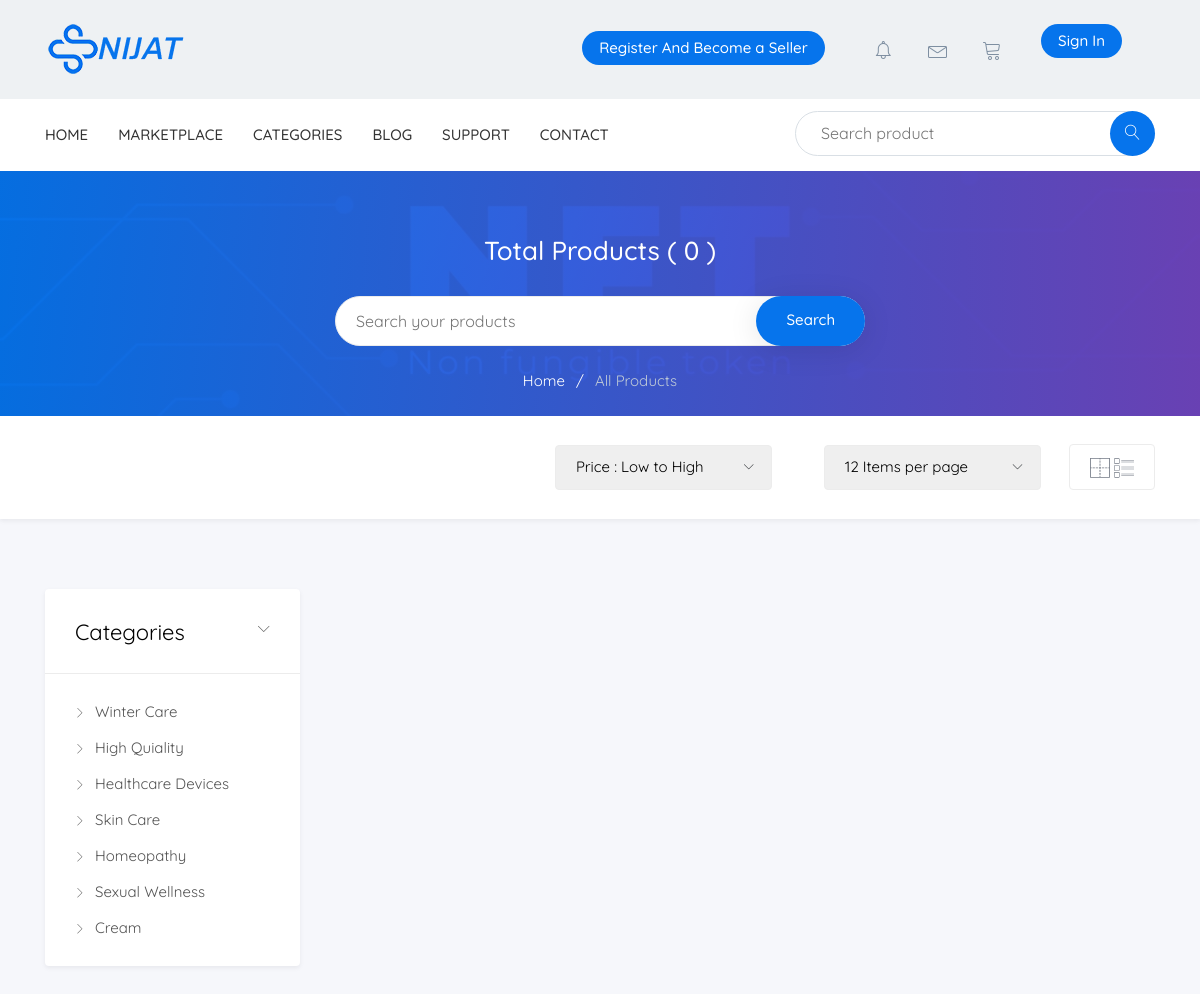
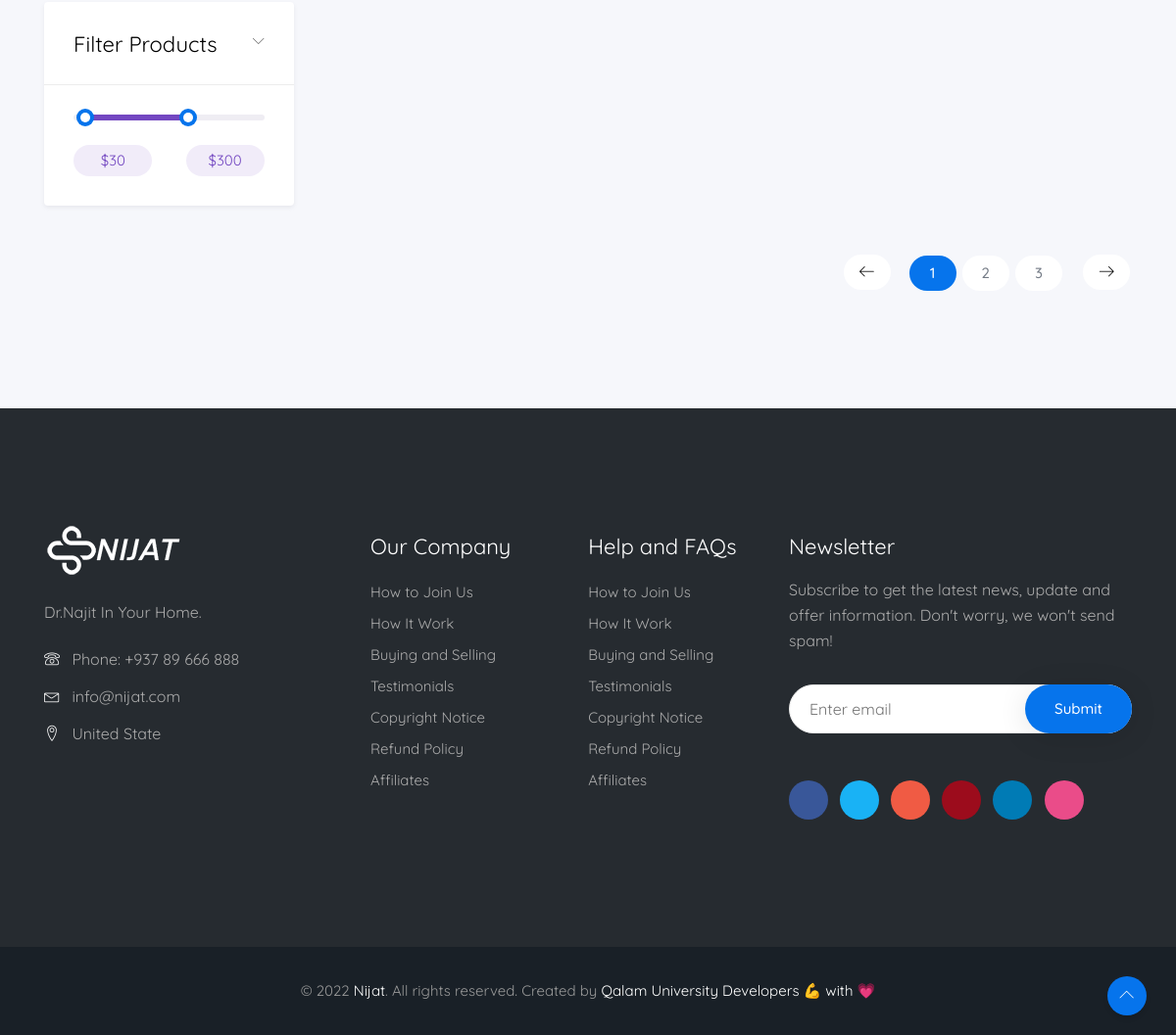
Page /category_products.php?cat_id=32 on the committed database (2 pictures, top to bottom).
### tables this page shows
CREATE TABLE IF NOT EXISTS `category` (
  `cat_id` int(11) NOT NULL AUTO_INCREMENT,
  `cat_name` varchar(255) NOT NULL,
  `cat_image` varchar(255) NOT NULL,
  `cat_total_pro` int(255) NOT NULL DEFAULT '0',
  `status` varchar(255) NOT NULL DEFAULT 'publish',
  `created_at` varchar(255) NOT NULL,
  `created_by` varchar(255) NOT NULL,
  PRIMARY KEY (`cat_id`)
);

### module/category_module.php (the view, shortened to what this page needs)
<aside class="sidebar product--sidebar">
    <div class="sidebar-card card--category">
        <a class="card-title" href="#collapse1" role="button" data-toggle="collapse" aria-expanded="false" aria-controls="collapse1">
            <h4>Categories
                <span class="lnr lnr-chevron-down"></span>
            </h4>
        </a>
        <div class="collapse show collapsible-content" id="collapse1">
            <ul class="card-content">
                <?php
                $conn = config();
                $category_sql = "SELECT * FROM category";
                $stmt = $conn->prepare($category_sql);
                $stmt->execute();
                while ($rows = $stmt->fetch(PDO::FETCH_ASSOC)) {
                    $id = $rows['cat_id'];
                    $name = $rows['cat_name'];
                ?>
                    <li>
                        <a href="category_products.php?cat_id=<?php echo $id;  ?>">
                            <span class="lnr lnr-chevron-right"></span><?php echo $name; ?>
                        </a>
                    </li>
                <?php } ?>
            </ul>
        </div>
    </div>
    <div class="sidebar-card card--slider">
        <a class="card-title" href="#collapse3" role="button" data-toggle="collapse" aria-expanded="false" aria-controls="collapse3">
            <h4>Filter Products
                <span class="lnr lnr-chevron-down"></span>
            </h4>
        </a>
        <div class="collapse show collapsible-content" id="collapse3">
            <div class="card-content">
                <div class="range-slider price-range"></div>
                <div class="price-ranges">
                    <span class="from rounded">$30</span>
                    <span class="to rounded">$300</span>
                </div>
            </div>
        </div>
    </div>
</aside>

### rows in the picture
category: cat_name "Winter Care"
category: cat_name "High Quiality"
category: cat_name "Healthcare Devices"
category: cat_name "Skin Care"
category: cat_name "Homeopathy"
category: cat_name "Sexual Wellness"
category: cat_name "Cream"

### other values in the picture
$rows_found "0"
